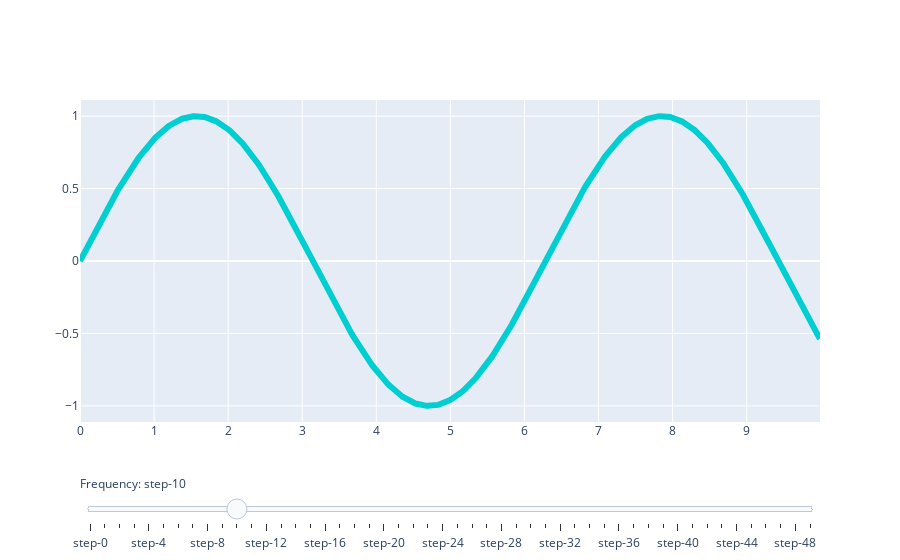

Notebook code for this chart:
### Code cell
import plotly.graph_objects as go
import numpy as np

# Create figure
fig = go.Figure()

# Add traces, one for each slider step
for step in np.arange(0, 5, 0.1):
    fig.add_trace(
        go.Scatter(
            visible=False,
            line=dict(color="#00CED1", width=6),
            name="𝜈 = " + str(step),
            x=np.arange(0, 10, 0.01),
            y=np.sin(step * np.arange(0, 10, 0.01))))

# Make 10th trace visible
fig.data[10].visible = True

# Create and add slider
steps = []
for i in range(len(fig.data)):
    step = dict(
        method="update",
        args=[{"visible": [False] * len(fig.data)},
              {"title": "Slider switched to step: " + str(i)}],  # layout attribute
    )
    step["args"][0]["visible"][i] = True  # Toggle i'th trace to "visible"
    steps.append(step)

sliders = [dict(
    active=10,
    currentvalue={"prefix": "Frequency: "},
    pad={"t": 50},
    steps=steps
)]

fig.update_layout(
    sliders=sliders
)

fig.show()

### Figure 1 — Plotly figure (JSON) as saved in the notebook; plotly's stock layout.template omitted (floating-point values rounded to 4 significant figures; data arrays with more than 128 entries replaced by an {"elided": "..."} marker saying what was removed)
{"data": [{"line": {"color": "#00CED1", "width": 6}, "name": "𝜈 = 0.0", "type": "scatter", "visible": false, "x": {"elided": "1000 float values"}, "y": {"elided": "1000 float values"}}, {"line": {"color": "#00CED1", "width": 6}, "name": "𝜈 = 0.1", "type": "scatter", "visible": false, "x": {"elided": "1000 float values"}, "y": {"elided": "1000 float values"}}, {"line": {"color": "#00CED1", "width": 6}, "name": "𝜈 = 0.2", "type": "scatter", "visible": false, "x": {"elided": "1000 float values"}, "y": {"elided": "1000 float values"}}, {"line": {"color": "#00CED1", "width": 6}, "name": "𝜈 = 0.30000000000000004", "type": "scatter", "visible": false, "x": {"elided": "1000 float values"}, "y": {"elided": "1000 float values"}}, {"line": {"color": "#00CED1", "width": 6}, "name": "𝜈 = 0.4", "type": "scatter", "visible": false, "x": {"elided": "1000 float values"}, "y": {"elided": "1000 float values"}}, {"line": {"color": "#00CED1", "width": 6}, "name": "𝜈 = 0.5", "type": "scatter", "visible": false, "x": {"elided": "1000 float values"}, "y": {"elided": "1000 float values"}}, {"line": {"color": "#00CED1", "width": 6}, "name": "𝜈 = 0.6000000000000001", "type": "scatter", "visible": false, "x": {"elided": "1000 float values"}, "y": {"elided": "1000 float values"}}, {"line": {"color": "#00CED1", "width": 6}, "name": "𝜈 = 0.7000000000000001", "type": "scatter", "visible": false, "x": {"elided": "1000 float values"}, "y": {"elided": "1000 float values"}}, {"line": {"color": "#00CED1", "width": 6}, "name": "𝜈 = 0.8", "type": "scatter", "visible": false, "x": {"elided": "1000 float values"}, "y": {"elided": "1000 float values"}}, {"line": {"color": "#00CED1", "width": 6}, "name": "𝜈 = 0.9", "type": "scatter", "visible": false, "x": {"elided": "1000 float values"}, "y": {"elided": "1000 float values"}}, {"line": {"color": "#00CED1", "width": 6}, "name": "𝜈 = 1.0", "type": "scatter", "visible": true, "x": {"elided": "1000 float values"}, "y": {"elided": "1000 float values"}}, {"line": {"color": "#00CED1", "width": 6}, "name": "𝜈 = 1.1", "type": "scatter", "visible": false, "x": {"elided": "1000 float values"}, "y": {"elided": "1000 float values"}}, {"line": {"color": "#00CED1", "width": 6}, "name": "𝜈 = 1.2000000000000002", "type": "scatter", "visible": false, "x": {"elided": "1000 float values"}, "y": {"elided": "1000 float values"}}, {"line": {"color": "#00CED1", "width": 6}, "name": "𝜈 = 1.3", "type": "scatter", "visible": false, "x": {"elided": "1000 float values"}, "y": {"elided": "1000 float values"}}, {"line": {"color": "#00CED1", "width": 6}, "name": "𝜈 = 1.4000000000000001", "type": "scatter", "visible": false, "x": {"elided": "1000 float values"}, "y": {"elided": "1000 float values"}}, {"line": {"color": "#00CED1", "width": 6}, "name": "𝜈 = 1.5", "type": "scatter", "visible": false, "x": {"elided": "1000 float values"}, "y": {"elided": "1000 float values"}}, {"line": {"color": "#00CED1", "width": 6}, "name": "𝜈 = 1.6", "type": "scatter", "visible": false, "x": {"elided": "1000 float values"}, "y": {"elided": "1000 float values"}}, {"line": {"color": "#00CED1", "width": 6}, "name": "𝜈 = 1.7000000000000002", "type": "scatter", "visible": false, "x": {"elided": "1000 float values"}, "y": {"elided": "1000 float values"}}, {"line": {"color": "#00CED1", "width": 6}, "name": "𝜈 = 1.8", "type": "scatter", "visible": false, "x": {"elided": "1000 float values"}, "y": {"elided": "1000 float values"}}, {"line": {"color": "#00CED1", "width": 6}, "name": "𝜈 = 1.9000000000000001", "type": "scatter", "visible": false, "x": {"elided": "1000 float values"}, "y": {"elided": "1000 float values"}}, {"line": {"color": "#00CED1", "width": 6}, "name": "𝜈 = 2.0", "type": "scatter", "visible": false, "x": {"elided": "1000 float values"}, "y": {"elided": "1000 float values"}}, {"line": {"color": "#00CED1", "width": 6}, "name": "𝜈 = 2.1", "type": "scatter", "visible": false, "x": {"elided": "1000 float values"}, "y": {"elided": "1000 float values"}}, {"line": {"color": "#00CED1", "width": 6}, "name": "𝜈 = 2.2", "type": "scatter", "visible": false, "x": {"elided": "1000 float values"}, "y": {"elided": "1000 float values"}}, {"line": {"color": "#00CED1", "width": 6}, "name": "𝜈 = 2.3000000000000003", "type": "scatter", "visible": false, "x": {"elided": "1000 float values"}, "y": {"elided": "1000 float values"}}, {"line": {"color": "#00CED1", "width": 6}, "name": "𝜈 = 2.4000000000000004", "type": "scatter", "visible": false, "x": {"elided": "1000 float values"}, "y": {"elided": "1000 float values"}}, {"line": {"color": "#00CED1", "width": 6}, "name": "𝜈 = 2.5", "type": "scatter", "visible": false, "x": {"elided": "1000 float values"}, "y": {"elided": "1000 float values"}}, {"line": {"color": "#00CED1", "width": 6}, "name": "𝜈 = 2.6", "type": "scatter", "visible": false, "x": {"elided": "1000 float values"}, "y": {"elided": "1000 float values"}}, {"line": {"color": "#00CED1", "width": 6}, "name": "𝜈 = 2.7", "type": "scatter", "visible": false, "x": {"elided": "1000 float values"}, "y": {"elided": "1000 float values"}}, {"line": {"color": "#00CED1", "width": 6}, "name": "𝜈 = 2.8000000000000003", "type": "scatter", "visible": false, "x": {"elided": "1000 float values"}, "y": {"elided": "1000 float values"}}, {"line": {"color": "#00CED1", "width": 6}, "name": "𝜈 = 2.9000000000000004", "type": "scatter", "visible": false, "x": {"elided": "1000 float values"}, "y": {"elided": "1000 float values"}}, {"line": {"color": "#00CED1", "width": 6}, "name": "𝜈 = 3.0", "type": "scatter", "visible": false, "x": {"elided": "1000 float values"}, "y": {"elided": "1000 float values"}}, {"line": {"color": "#00CED1", "width": 6}, "name": "𝜈 = 3.1", "type": "scatter", "visible": false, "x": {"elided": "1000 float values"}, "y": {"elided": "1000 float values"}}, {"line": {"color": "#00CED1", "width": 6}, "name": "𝜈 = 3.2", "type": "scatter", "visible": false, "x": {"elided": "1000 float values"}, "y": {"elided": "1000 float values"}}, {"line": {"color": "#00CED1", "width": 6}, "name": "𝜈 = 3.3000000000000003", "type": "scatter", "visible": false, "x": {"elided": "1000 float values"}, "y": {"elided": "1000 float values"}}, {"line": {"color": "#00CED1", "width": 6}, "name": "𝜈 = 3.4000000000000004", "type": "scatter", "visible": false, "x": {"elided": "1000 float values"}, "y": {"elided": "1000 float values"}}, {"line": {"color": "#00CED1", "width": 6}, "name": "𝜈 = 3.5", "type": "scatter", "visible": false, "x": {"elided": "1000 float values"}, "y": {"elided": "1000 float values"}}, {"line": {"color": "#00CED1", "width": 6}, "name": "𝜈 = 3.6", "type": "scatter", "visible": false, "x": {"elided": "1000 float values"}, "y": {"elided": "1000 float values"}}, {"line": {"color": "#00CED1", "width": 6}, "name": "𝜈 = 3.7", "type": "scatter", "visible": false, "x": {"elided": "1000 float values"}, "y": {"elided": "1000 float values"}}, {"line": {"color": "#00CED1", "width": 6}, "name": "𝜈 = 3.8000000000000003", "type": "scatter", "visible": false, "x": {"elided": "1000 float values"}, "y": {"elided": "1000 float values"}}, {"line": {"color": "#00CED1", "width": 6}, "name": "𝜈 = 3.9000000000000004", "type": "scatter", "visible": false, "x": {"elided": "1000 float values"}, "y": {"elided": "1000 float values"}}, {"line": {"color": "#00CED1", "width": 6}, "name": "𝜈 = 4.0", "type": "scatter", "visible": false, "x": {"elided": "1000 float values"}, "y": {"elided": "1000 float values"}}, {"line": {"color": "#00CED1", "width": 6}, "name": "𝜈 = 4.1000000000000005", "type": "scatter", "visible": false, "x": {"elided": "1000 float values"}, "y": {"elided": "1000 float values"}}, {"line": {"color": "#00CED1", "width": 6}, "name": "𝜈 = 4.2", "type": "scatter", "visible": false, "x": {"elided": "1000 float values"}, "y": {"elided": "1000 float values"}}, {"line": {"color": "#00CED1", "width": 6}, "name": "𝜈 = 4.3", "type": "scatter", "visible": false, "x": {"elided": "1000 float values"}, "y": {"elided": "1000 float values"}}, {"line": {"color": "#00CED1", "width": 6}, "name": "𝜈 = 4.4", "type": "scatter", "visible": false, "x": {"elided": "1000 float values"}, "y": {"elided": "1000 float values"}}, {"line": {"color": "#00CED1", "width": 6}, "name": "𝜈 = 4.5", "type": "scatter", "visible": false, "x": {"elided": "1000 float values"}, "y": {"elided": "1000 float values"}}, {"line": {"color": "#00CED1", "width": 6}, "name": "𝜈 = 4.6000000000000005", "type": "scatter", "visible": false, "x": {"elided": "1000 float values"}, "y": {"elided": "1000 float values"}}, {"line": {"color": "#00CED1", "width": 6}, "name": "𝜈 = 4.7", "type": "scatter", "visible": false, "x": {"elided": "1000 float values"}, "y": {"elided": "1000 float values"}}, {"line": {"color": "#00CED1", "width": 6}, "name": "𝜈 = 4.800000000000001", "type": "scatter", "visible": false, "x": {"elided": "1000 float values"}, "y": {"elided": "1000 float values"}}, {"line": {"color": "#00CED1", "width": 6}, "name": "𝜈 = 4.9", "type": "scatter", "visible": false, "x": {"elided": "1000 float values"}, "y": {"elided": "1000 float values"}}], "layout": {"sliders": [{"active": 10, "currentvalue": {"prefix": "Frequency: "}, "pad": {"t": 50}, "steps": [{"args": [{"visible": [true, false, false, false, false, false, false, false, false, false, false, false, false, false, false, false, false, false, false, false, false, false, false, false, false, false, false, false, false, false, false, false, false, false, false, false, false, false, false, false, false, false, false, false, false, false, false, false, false, false]}, {"title": "Slider switched to step: 0"}], "method": "update"}, {"args": [{"visible": [false, true, false, false, false, false, false, false, false, false, false, false, false, false, false, false, false, false, false, false, false, false, false, false, false, false, false, false, false, false, false, false, false, false, false, false, false, false, false, false, false, false, false, false, false, false, false, false, false, false]}, {"title": "Slider switched to step: 1"}], "method": "update"}, {"args": [{"visible": [false, false, true, false, false, false, false, false, false, false, false, false, false, false, false, false, false, false, false, false, false, false, false, false, false, false, false, false, false, false, false, false, false, false, false, false, false, false, false, false, false, false, false, false, false, false, false, false, false, false]}, {"title": "Slider switched to step: 2"}], "method": "update"}, {"args": [{"visible": [false, false, false, true, false, false, false, false, false, false, false, false, false, false, false, false, false, false, false, false, false, false, false, false, false, false, false, false, false, false, false, false, false, false, false, false, false, false, false, false, false, false, false, false, false, false, false, false, false, false]}, {"title": "Slider switched to step: 3"}], "method": "update"}, {"args": [{"visible": [false, false, false, false, true, false, false, false, false, false, false, false, false, false, false, false, false, false, false, false, false, false, false, false, false, false, false, false, false, false, false, false, false, false, false, false, false, false, false, false, false, false, false, false, false, false, false, false, false, false]}, {"title": "Slider switched to step: 4"}], "method": "update"}, {"args": [{"visible": [false, false, false, false, false, true, false, false, false, false, false, false, false, false, false, false, false, false, false, false, false, false, false, false, false, false, false, false, false, false, false, false, false, false, false, false, false, false, false, false, false, false, false, false, false, false, false, false, false, false]}, {"title": "Slider switched to step: 5"}], "method": "update"}, {"args": [{"visible": [false, false, false, false, false, false, true, false, false, false, false, false, false, false, false, false, false, false, false, false, false, false, false, false, false, false, false, false, false, false, false, false, false, false, false, false, false, false, false, false, false, false, false, false, false, false, false, false, false, false]}, {"title": "Slider switched to step: 6"}], "method": "update"}, {"args": [{"visible": [false, false, false, false, false, false, false, true, false, false, false, false, false, false, false, false, false, false, false, false, false, false, false, false, false, false, false, false, false, false, false, false, false, false, false, false, false, false, false, false, false, false, false, false, false, false, false, false, false, false]}, {"title": "Slider switched to step: 7"}], "method": "update"}, {"args": [{"visible": [false, false, false, false, false, false, false, false, true, false, false, false, false, false, false, false, false, false, false, false, false, false, false, false, false, false, false, false, false, false, false, false, false, false, false, false, false, false, false, false, false, false, false, false, false, false, false, false, false, false]}, {"title": "Slider switched to step: 8"}], "method": "update"}, {"args": [{"visible": [false, false, false, false, false, false, false, false, false, true, false, false, false, false, false, false, false, false, false, false, false, false, false, false, false, false, false, false, false, false, false, false, false, false, false, false, false, false, false, false, false, false, false, false, false, false, false, false, false, false]}, {"title": "Slider switched to step: 9"}], "method": "update"}, {"args": [{"visible": [false, false, false, false, false, false, false, false, false, false, true, false, false, false, false, false, false, false, false, false, false, false, false, false, false, false, false, false, false, false, false, false, false, false, false, false, false, false, false, false, false, false, false, false, false, false, false, false, false, false]}, {"title": "Slider switched to step: 10"}], "method": "update"}, {"args": [{"visible": [false, false, false, false, false, false, false, false, false, false, false, true, false, false, false, false, false, false, false, false, false, false, false, false, false, false, false, false, false, false, false, false, false, false, false, false, false, false, false, false, false, false, false, false, false, false, false, false, false, false]}, {"title": "Slider switched to step: 11"}], "method": "update"}, {"args": [{"visible": [false, false, false, false, false, false, false, false, false, false, false, false, true, false, false, false, false, false, false, false, false, false, false, false, false, false, false, false, false, false, false, false, false, false, false, false, false, false, false, false, false, false, false, false, false, false, false, false, false, false]}, {"title": "Slider switched to step: 12"}], "method": "update"}, {"args": [{"visible": [false, false, false, false, false, false, false, false, false, false, false, false, false, true, false, false, false, false, false, false, false, false, false, false, false, false, false, false, false, false, false, false, false, false, false, false, false, false, false, false, false, false, false, false, false, false, false, false, false, false]}, {"title": "Slider switched to step: 13"}], "method": "update"}, {"args": [{"visible": [false, false, false, false, false, false, false, false, false, false, false, false, false, false, true, false, false, false, false, false, false, false, false, false, false, false, false, false, false, false, false, false, false, false, false, false, false, false, false, false, false, false, false, false, false, false, false, false, false, false]}, {"title": "Slider switched to step: 14"}], "method": "update"}, {"args": [{"visible": [false, false, false, false, false, false, false, false, false, false, false, false, false, false, false, true, false, false, false, false, false, false, false, false, false, false, false, false, false, false, false, false, false, false, false, false, false, false, false, false, false, false, false, false, false, false, false, false, false, false]}, {"title": "Slider switched to step: 15"}], "method": "update"}, {"args": [{"visible": [false, false, false, false, false, false, false, false, false, false, false, false, false, false, false, false, true, false, false, false, false, false, false, false, false, false, false, false, false, false, false, false, false, false, false, false, false, false, false, false, false, false, false, false, false, false, false, false, false, false]}, {"title": "Slider switched to step: 16"}], "method": "update"}, {"args": [{"visible": [false, false, false, false, false, false, false, false, false, false, false, false, false, false, false, false, false, true, false, false, false, false, false, false, false, false, false, false, false, false, false, false, false, false, false, false, false, false, false, false, false, false, false, false, false, false, false, false, false, false]}, {"title": "Slider switched to step: 17"}], "method": "update"}, {"args": [{"visible": [false, false, false, false, false, false, false, false, false, false, false, false, false, false, false, false, false, false, true, false, false, false, false, false, false, false, false, false, false, false, false, false, false, false, false, false, false, false, false, false, false, false, false, false, false, false, false, false, false, false]}, {"title": "Slider switched to step: 18"}], "method": "update"}, {"args": [{"visible": [false, false, false, false, false, false, false, false, false, false, false, false, false, false, false, false, false, false, false, true, false, false, false, false, false, false, false, false, false, false, false, false, false, false, false, false, false, false, false, false, false, false, false, false, false, false, false, false, false, false]}, {"title": "Slider switched to step: 19"}], "method": "update"}, {"args": [{"visible": [false, false, false, false, false, false, false, false, false, false, false, false, false, false, false, false, false, false, false, false, true, false, false, false, false, false, false, false, false, false, false, false, false, false, false, false, false, false, false, false, false, false, false, false, false, false, false, false, false, false]}, {"title": "Slider switched to step: 20"}], "method": "update"}, {"args": [{"visible": [false, false, false, false, false, false, false, false, false, false, false, false, false, false, false, false, false, false, false, false, false, true, false, false, false, false, false, false, false, false, false, false, false, false, false, false, false, false, false, false, false, false, false, false, false, false, false, false, false, false]}, {"title": "Slider switched to step: 21"}], "method": "update"}, {"args": [{"visible": [false, false, false, false, false, false, false, false, false, false, false, false, false, false, false, false, false, false, false, false, false, false, true, false, false, false, false, false, false, false, false, false, false, false, false, false, false, false, false, false, false, false, false, false, false, false, false, false, false, false]}, {"title": "Slider switched to step: 22"}], "method": "update"}, {"args": [{"visible": [false, false, false, false, false, false, false, false, false, false, false, false, false, false, false, false, false, false, false, false, false, false, false, true, false, false, false, false, false, false, false, false, false, false, false, false, false, false, false, false, false, false, false, false, false, false, false, false, false, false]}, {"title": "Slider switched to step: 23"}], "method": "update"}, {"args": [{"visible": [false, false, false, false, false, false, false, false, false, false, false, false, false, false, false, false, false, false, false, false, false, false, false, false, true, false, false, false, false, false, false, false, false, false, false, false, false, false, false, false, false, false, false, false, false, false, false, false, false, false]}, {"title": "Slider switched to step: 24"}], "method": "update"}, {"args": [{"visible": [false, false, false, false, false, false, false, false, false, false, false, false, false, false, false, false, false, false, false, false, false, false, false, false, false, true, false, false, false, false, false, false, false, false, false, false, false, false, false, false, false, false, false, false, false, false, false, false, false, false]}, {"title": "Slider switched to step: 25"}], "method": "update"}, {"args": [{"visible": [false, false, false, false, false, false, false, false, false, false, false, false, false, false, false, false, false, false, false, false, false, false, false, false, false, false, true, false, false, false, false, false, false, false, false, false, false, false, false, false, false, false, false, false, false, false, false, false, false, false]}, {"title": "Slider switched to step: 26"}], "method": "update"}, {"args": [{"visible": [false, false, false, false, false, false, false, false, false, false, false, false, false, false, false, false, false, false, false, false, false, false, false, false, false, false, false, true, false, false, false, false, false, false, false, false, false, false, false, false, false, false, false, false, false, false, false, false, false, false]}, {"title": "Slider switched to step: 27"}], "method": "update"}, {"args": [{"visible": [false, false, false, false, false, false, false, false, false, false, false, false, false, false, false, false, false, false, false, false, false, false, false, false, false, false, false, false, true, false, false, false, false, false, false, false, false, false, false, false, false, false, false, false, false, false, false, false, false, false]}, {"title": "Slider switched to step: 28"}], "method": "update"}, {"args": [{"visible": [false, false, false, false, false, false, false, false, false, false, false, false, false, false, false, false, false, false, false, false, false, false, false, false, false, false, false, false, false, true, false, false, false, false, false, false, false, false, false, false, false, false, false, false, false, false, false, false, false, false]}, {"title": "Slider switched to step: 29"}], "method": "update"}, {"args": [{"visible": [false, false, false, false, false, false, false, false, false, false, false, false, false, false, false, false, false, false, false, false, false, false, false, false, false, false, false, false, false, false, true, false, false, false, false, false, false, false, false, false, false, false, false, false, false, false, false, false, false, false]}, {"title": "Slider switched to step: 30"}], "method": "update"}, {"args": [{"visible": [false, false, false, false, false, false, false, false, false, false, false, false, false, false, false, false, false, false, false, false, false, false, false, false, false, false, false, false, false, false, false, true, false, false, false, false, false, false, false, false, false, false, false, false, false, false, false, false, false, false]}, {"title": "Slider switched to step: 31"}], "method": "update"}, {"args": [{"visible": [false, false, false, false, false, false, false, false, false, false, false, false, false, false, false, false, false, false, false, false, false, false, false, false, false, false, false, false, false, false, false, false, true, false, false, false, false, false, false, false, false, false, false, false, false, false, false, false, false, false]}, {"title": "Slider switched to step: 32"}], "method": "update"}, {"args": [{"visible": [false, false, false, false, false, false, false, false, false, false, false, false, false, false, false, false, false, false, false, false, false, false, false, false, false, false, false, false, false, false, false, false, false, true, false, false, false, false, false, false, false, false, false, false, false, false, false, false, false, false]}, {"title": "Slider switched to step: 33"}], "method": "update"}, {"args": [{"visible": [false, false, false, false, false, false, false, false, false, false, false, false, false, false, false, false, false, false, false, false, false, false, false, false, false, false, false, false, false, false, false, false, false, false, true, false, false, false, false, false, false, false, false, false, false, false, false, false, false, false]}, {"title": "Slider switched to step: 34"}], "method": "update"}, {"args": [{"visible": [false, false, false, false, false, false, false, false, false, false, false, false, false, false, false, false, false, false, false, false, false, false, false, false, false, false, false, false, false, false, false, false, false, false, false, true, false, false, false, false, false, false, false, false, false, false, false, false, false, false]}, {"title": "Slider switched to step: 35"}], "method": "update"}, {"args": [{"visible": [false, false, false, false, false, false, false, false, false, false, false, false, false, false, false, false, false, false, false, false, false, false, false, false, false, false, false, false, false, false, false, false, false, false, false, false, true, false, false, false, false, false, false, false, false, false, false, false, false, false]}, {"title": "Slider switched to step: 36"}], "method": "update"}, {"args": [{"visible": [false, false, false, false, false, false, false, false, false, false, false, false, false, false, false, false, false, false, false, false, false, false, false, false, false, false, false, false, false, false, false, false, false, false, false, false, false, true, false, false, false, false, false, false, false, false, false, false, false, false]}, {"title": "Slider switched to step: 37"}], "method": "update"}, {"args": [{"visible": [false, false, false, false, false, false, false, false, false, false, false, false, false, false, false, false, false, false, false, false, false, false, false, false, false, false, false, false, false, false, false, false, false, false, false, false, false, false, true, false, false, false, false, false, false, false, false, false, false, false]}, {"title": "Slider switched to step: 38"}], "method": "update"}, {"args": [{"visible": [false, false, false, false, false, false, false, false, false, false, false, false, false, false, false, false, false, false, false, false, false, false, false, false, false, false, false, false, false, false, false, false, false, false, false, false, false, false, false, true, false, false, false, false, false, false, false, false, false, false]}, {"title": "Slider switched to step: 39"}], "method": "update"}, {"args": [{"visible": [false, false, false, false, false, false, false, false, false, false, false, false, false, false, false, false, false, false, false, false, false, false, false, false, false, false, false, false, false, false, false, false, false, false, false, false, false, false, false, false, true, false, false, false, false, false, false, false, false, false]}, {"title": "Slider switched to step: 40"}], "method": "update"}, {"args": [{"visible": [false, false, false, false, false, false, false, false, false, false, false, false, false, false, false, false, false, false, false, false, false, false, false, false, false, false, false, false, false, false, false, false, false, false, false, false, false, false, false, false, false, true, false, false, false, false, false, false, false, false]}, {"title": "Slider switched to step: 41"}], "method": "update"}, {"args": [{"visible": [false, false, false, false, false, false, false, false, false, false, false, false, false, false, false, false, false, false, false, false, false, false, false, false, false, false, false, false, false, false, false, false, false, false, false, false, false, false, false, false, false, false, true, false, false, false, false, false, false, false]}, {"title": "Slider switched to step: 42"}], "method": "update"}, {"args": [{"visible": [false, false, false, false, false, false, false, false, false, false, false, false, false, false, false, false, false, false, false, false, false, false, false, false, false, false, false, false, false, false, false, false, false, false, false, false, false, false, false, false, false, false, false, true, false, false, false, false, false, false]}, {"title": "Slider switched to step: 43"}], "method": "update"}, {"args": [{"visible": [false, false, false, false, false, false, false, false, false, false, false, false, false, false, false, false, false, false, false, false, false, false, false, false, false, false, false, false, false, false, false, false, false, false, false, false, false, false, false, false, false, false, false, false, true, false, false, false, false, false]}, {"title": "Slider switched to step: 44"}], "method": "update"}, {"args": [{"visible": [false, false, false, false, false, false, false, false, false, false, false, false, false, false, false, false, false, false, false, false, false, false, false, false, false, false, false, false, false, false, false, false, false, false, false, false, false, false, false, false, false, false, false, false, false, true, false, false, false, false]}, {"title": "Slider switched to step: 45"}], "method": "update"}, {"args": [{"visible": [false, false, false, false, false, false, false, false, false, false, false, false, false, false, false, false, false, false, false, false, false, false, false, false, false, false, false, false, false, false, false, false, false, false, false, false, false, false, false, false, false, false, false, false, false, false, true, false, false, false]}, {"title": "Slider switched to step: 46"}], "method": "update"}, {"args": [{"visible": [false, false, false, false, false, false, false, false, false, false, false, false, false, false, false, false, false, false, false, false, false, false, false, false, false, false, false, false, false, false, false, false, false, false, false, false, false, false, false, false, false, false, false, false, false, false, false, true, false, false]}, {"title": "Slider switched to step: 47"}], "method": "update"}, {"args": [{"visible": [false, false, false, false, false, false, false, false, false, false, false, false, false, false, false, false, false, false, false, false, false, false, false, false, false, false, false, false, false, false, false, false, false, false, false, false, false, false, false, false, false, false, false, false, false, false, false, false, true, false]}, {"title": "Slider switched to step: 48"}], "method": "update"}, {"args": [{"visible": [false, false, false, false, false, false, false, false, false, false, false, false, false, false, false, false, false, false, false, false, false, false, false, false, false, false, false, false, false, false, false, false, false, false, false, false, false, false, false, false, false, false, false, false, false, false, false, false, false, true]}, {"title": "Slider switched to step: 49"}], "method": "update"}]}]}}
